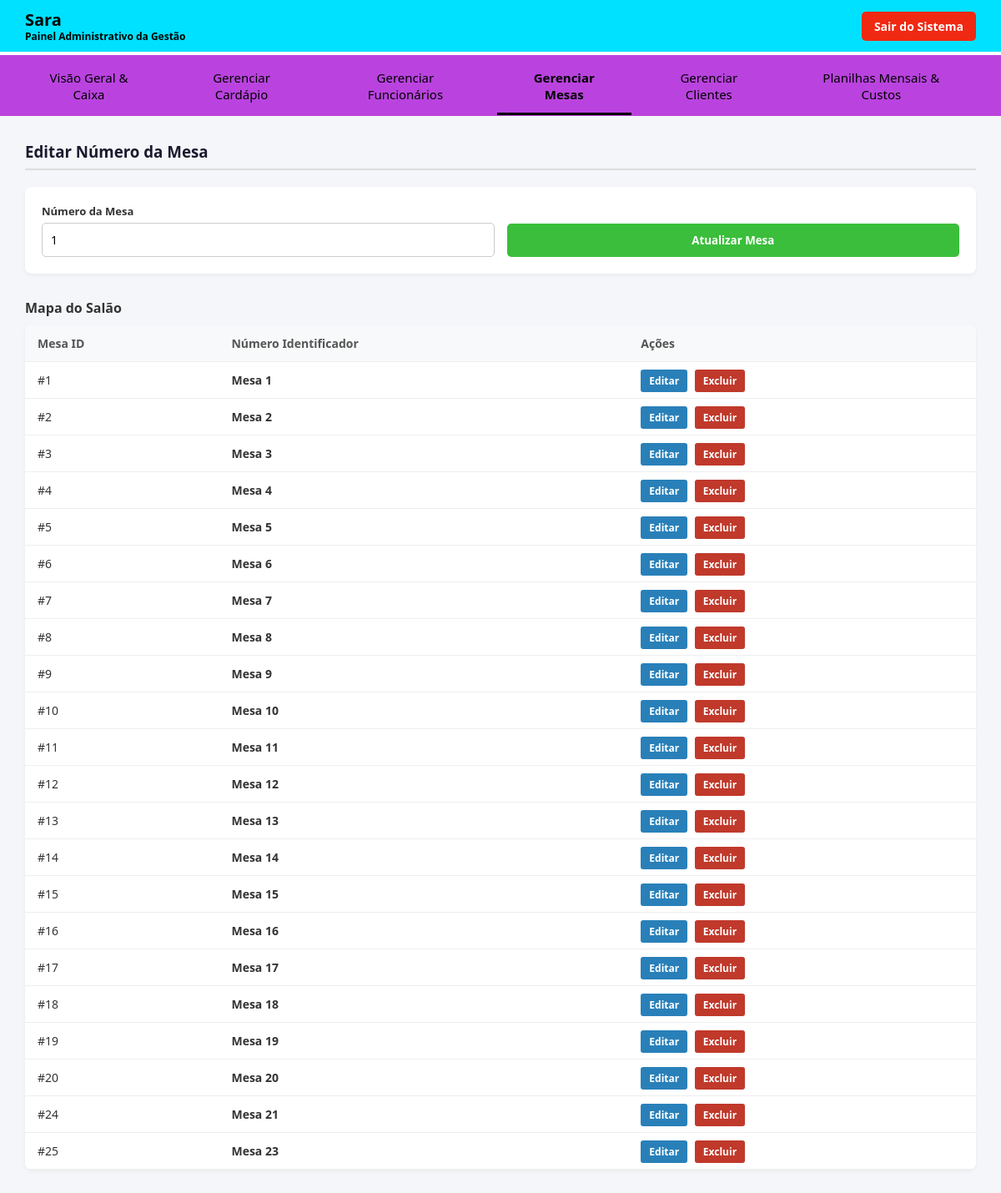
Screenshot of /admin/admin.php?editar_mesa=1 (signed in) with the database file from the repository.
### tables this page shows
CREATE TABLE `mesas` (
  `id` int(11) NOT NULL,
  `numero_mesa` int(11) NOT NULL,
  `status` enum('disponivel','ocupada') DEFAULT 'disponivel',
  `status_mesa` varchar(20) DEFAULT 'livre',
  `cliente_atual` varchar(100) DEFAULT NULL
);

### admin/admin.php (the view, shortened to what this page needs)
<?php
require_once '../config/conexao.php';
$conn->query("SET time_zone = '-03:00'");
$edit_mesa = null;
if (isset($_GET['editar_mesa'])) {
    $id = intval($_GET['editar_mesa']);
    $stmt = $conn->prepare("SELECT * FROM mesas WHERE id = :id");
    $stmt->execute([':id' => $id]);
    $edit_mesa = $stmt->fetch();
}
$lista_mesas = $conn->query("SELECT * FROM mesas ORDER BY numero_mesa ASC");
?>
<!DOCTYPE html>
<html lang="pt-BR">
<head>
</head>
<body>
<div class="topbar">
    <h2>Sara <span>Painel Administrativo da Gestão</span></h2>
    <a href="/RESTAURANTE_CHEFINHAS/logout.php" class="btn-sair">Sair do Sistema</a>
</div>
<div class="nav-tabs">
    <button class="menu-btn active" id="tab-btn-dashboard" onclick="switchTab('dashboard')">Visão Geral & Caixa</button>
    <button class="menu-btn" id="tab-btn-cardapio" onclick="switchTab('cardapio')">Gerenciar Cardápio</button>
    <button class="menu-btn" id="tab-btn-funcionarios" onclick="switchTab('funcionarios')">Gerenciar Funcionários</button>
    <button class="menu-btn" id="tab-btn-mesas" onclick="switchTab('mesas')">Gerenciar Mesas</button>
    <button class="menu-btn" id="tab-btn-clientes" onclick="switchTab('clientes')">Gerenciar Clientes</button>
    <button class="menu-btn" id="tab-btn-financeiro" onclick="switchTab('financeiro')">Planilhas Mensais & Custos</button>
</div>
<div class="content">
    <div id="mesas" class="tab-content">
        <h3><?php echo $edit_mesa ? 'Editar Número da Mesa' : 'Configuração de Mesas do Salão'; ?></h3>
        <form class="form-cadastro" action="admin.php" method="POST" style="grid-template-columns: 1fr 1fr;">
            <div class="form-group">
                <label>Número da Mesa</label>
                <input type="number" name="numero_mesa" required value="<?php echo $edit_mesa['numero_mesa'] ?? ''; ?>" placeholder="Ex: 21">
            </div>
            <button type="submit" class="btn-salvar"><?php echo $edit_mesa ? 'Atualizar Mesa' : 'Adicionar Mesa'; ?></button>
        </form>
        <h4>Mapa do Salão</h4>
        <table>
            <thead>
                <tr>
                    <th>Mesa ID</th>
                    <th>Número Identificador</th>
                    <th>Ações</th>
                </tr>
            </thead>
            <tbody>
                <?php while ($m = $lista_mesas->fetch()): ?>
                    <tr>
                        <td>#<?php echo $m['id']; ?></td>
                        <td><strong>Mesa <?php echo htmlspecialchars($m['numero_mesa']); ?></strong></td>
                        <td>
                            <a href="admin.php?editar_mesa=<?php echo $m['id']; ?>" class="btn-editar">Editar</a>
                            <a href="admin.php?excluir_mesa=<?php echo $m['id']; ?>" class="btn-excluir" onclick="return confirm('Remover esta mesa do mapa?')">Excluir</a>
                        </td>
                    </tr>
                <?php endwhile; ?>
            </tbody>
        </table>
    </div>
</div>
</body>
</html>

### admin/admin.php (style rules this page uses)
* { box-sizing: border-box; margin: 0; padding: 0; font-family: 'Segoe UI', sans-serif; }
body { background: #f4f6f9; color: #333; display: flex; flex-direction: column; min-height: 100vh; }
.topbar { background: #00e1ff; color: white; padding: 10px 30px; display: flex; justify-content: space-between; align-items: center; border-bottom: 4px solid #ffffff; }
.topbar h2 { color: #000000; font-size: 20px; }
.topbar h2 span { font-size: 12px; color: #000000; display: block; margin-top: -2px; }
.nav-tabs { display: flex; background: #ba43df; padding: 5px 20px 0 20px; border-bottom: 1px solid rgba(153, 58, 58, 0.1); }
.menu-btn { background: none; border: none; color: #000000; padding: 12px 20px; font-size: 15px; cursor: pointer; border-bottom: 3px solid transparent; transition: 0.2s; margin-right: 10px; }
.menu-btn.active { color: #000000; border-bottom-color: #000000; font-weight: bold; }
.btn-sair { background: #f02912; color: white; padding: 8px 15px; border-radius: 5px; text-decoration: none; font-weight: bold; font-size: 14px; transition: 0.2s; }
.content { flex: 1; padding: 30px; max-width: 1400px; margin: 0 auto; width: 100%; }
.tab-content { display: none; }
.tab-content.active { display: block; }
h3 { color: #1a1a2e; margin-bottom: 20px; padding-bottom: 8px; border-bottom: 2px solid #ddd; }
.form-cadastro { background: white; padding: 20px; border-radius: 8px; box-shadow: 0 2px 5px rgba(0,0,0,0.05); margin-bottom: 30px; display: grid; grid-template-columns: repeat(auto-fit, minmax(200px, 1fr)); gap: 15px; align-items: end; }
.form-group { display: flex; flex-direction: column; }
.form-group label { font-size: 13px; font-weight: 600; margin-bottom: 5px; }
.form-group input, .form-group select { padding: 10px; border: 1px solid #ccc; border-radius: 5px; font-size: 14px; }
.btn-salvar { background: #3bbe3b; color: white; border: none; padding: 11px; border-radius: 5px; font-weight: bold; cursor: pointer; transition: 0.2s; }
table { width: 100%; border-collapse: collapse; background: white; border-radius: 8px; overflow: hidden; box-shadow: 0 2px 5px rgba(0,0,0,0.05); margin-top: 10px; margin-bottom: 30px; }
table th { background: #f8f9fa; color: #555; font-weight: 600; }
.btn-editar { background: #2980b9; color: white; padding: 5px 10px; border-radius: 3px; text-decoration: none; font-size: 12px; font-weight: bold; margin-right: 5px; }

### rows the page displays
mesas: numero_mesa "1", id "1"
mesas: id "2", numero_mesa "2"
mesas: id "3", numero_mesa "3"
mesas: id "4", numero_mesa "4"
mesas: id "5", numero_mesa "5"
mesas: id "6", numero_mesa "6"
mesas: id "7", numero_mesa "7"
mesas: id "8", numero_mesa "8"
mesas: id "9", numero_mesa "9"
mesas: id "10", numero_mesa "10"
mesas: id "11", numero_mesa "11"
mesas: id "12", numero_mesa "12"
mesas: id "13", numero_mesa "13"
mesas: id "14", numero_mesa "14"
mesas: id "15", numero_mesa "15"
mesas: id "16", numero_mesa "16"
mesas: id "17", numero_mesa "17"
mesas: id "18", numero_mesa "18"
mesas: id "19", numero_mesa "19"
mesas: id "20", numero_mesa "20"
mesas: id "24", numero_mesa "21"
mesas: id "25", numero_mesa "23"
